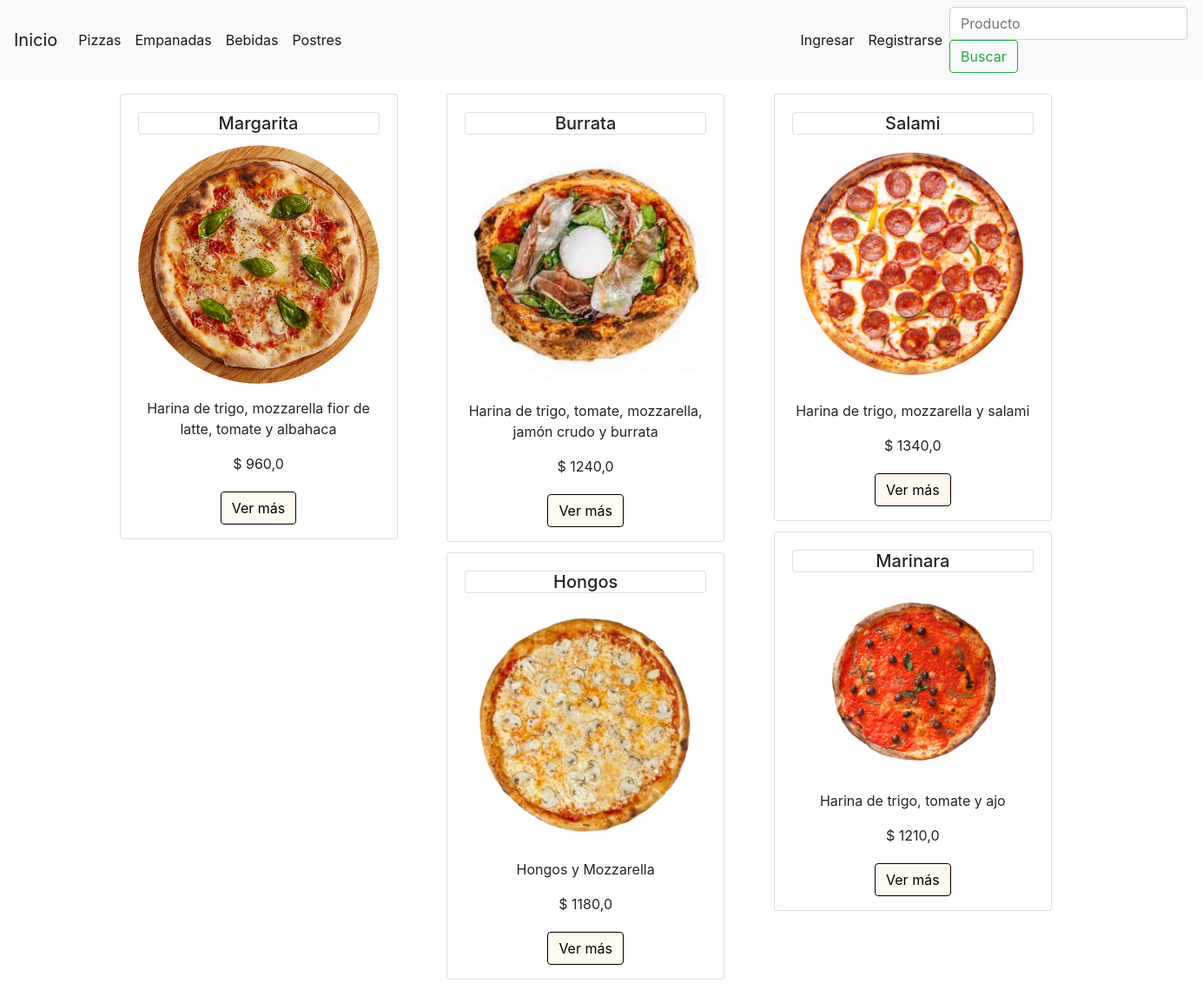
Page /pizzas/ on the committed database.
### pizza_web/models.py (models this page shows)
class pizza (models.Model):
    nombre= models.CharField(max_length=30, unique=True)
    ingredientes=models.CharField(max_length= 60)
    precio=models.FloatField()
    apto_delivery=models.BooleanField()
    vegana=models.BooleanField()
    foto =  models.ImageField(upload_to= 'pizzas', blank=True, null=True)

### pizza_web/views.py (the view)
# urls.py: path('pizzas/', pizza_view, name='pizzas'),
def pizza_view (request):
    pizzas= pizza.objects.all()
    context={'pizzas': pizzas}
    return render (request, 'pizzas.html', context=context)

### templates/pizzas.html (shortened to what this page needs)
{% extends 'base.html' %}
{% block contenido %}
<div class="container">
<div class="card-columns mt-3">
  {% for pizza in pizzas %}
  <div class="card text-center" style="width: 20rem;">
      <div class="card-body">
          <h5 class="card text-center">{{pizza.nombre}}</h5>
          {% if pizza.foto %}
          <img src="{{pizza.foto.url}}" class="card-img-top" >
          {% endif %}
          <p class="card-text" style="margin-top:1rem;">{{pizza.ingredientes}}</p>
          <p class="card-text">$ {{pizza.precio}}</p>
      </div>
      <div class="card-bottom" style="margin-bottom: 1rem" >
        <a href="/pizza_detail/{{pizza.id}}" style="background-color:floralwhite; border-color: black; color:black"   class="btn btn-primary">Ver más</a>
    </div>
  </div>
  {% endfor %}
</div>
{% endblock %}

### rows in the picture
pizza: nombre "Margarita", foto (picture), ingredientes "Harina de trigo, mozzarella fior de latte, tomate y albahaca", precio "960,0"
pizza: nombre "Burrata", foto (picture), ingredientes "Harina de trigo, tomate, mozzarella, jamón crudo y burrata", precio "1240,0"
pizza: nombre "Hongos", foto (picture), ingredientes "Hongos y Mozzarella", precio "1180,0"
pizza: nombre "Salami", foto (picture), ingredientes "Harina de trigo, mozzarella y salami", precio "1340,0"
pizza: nombre "Marinara", foto (picture), ingredientes "Harina de trigo, tomate y ajo", precio "1210,0"
